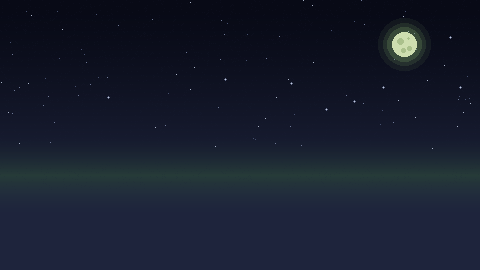
#> input picture game/assets/Menu/menu_sky.png, 480 x 270 px, found by its file name
$ python gen_cover.py
#> lines starting #> are read from the running program, lines starting #| are printed output that depends on the picture; pictures that were not available may be replaced by others from this repository, and a replacement may not be noted
#> in render, `c = Image.new("RGBA", (W, H))`: c: PIL image 315x250 RGBA; every value is 0
#!/usr/bin/env python3
"""
gen_cover.py — portada de itch.io y su versión al lienzo del juego.

Se compone a resolución base con los assets reales del juego (cielo y logo
del menú, skyline, obelisco, faroles, Lio, la horda y los virus) y se escala
x2 con nearest para mantener el pixel art nítido. La horda se pega ya a x2
(a x3 = 1.5 del tamaño real).

Uso:  python3 scripts/gen_cover.py   (desde la raíz del repo)
Sale: promo/cover_630x500.png    portada itch (base 315x250)
      promo/cover_960x540.png    lienzo del juego x2 (base 480x270)
      promo/cover_480x270.png    lienzo del juego 1:1 (reducción de la x2)
"""
import os
import random
from PIL import Image, ImageDraw, ImageFilter

A = "game/assets"
# layouts por formato (base). X = desplazamiento del bloque Lio/tacho.
LAYOUTS = {
    "itch": dict(W=315, H=250, ground=222, sky_y=20, moon=(258, 2),
                 obel=66, farols=(128, 290), X=0, horde_dx=0,
                 virus=[(30, 130), (112, 116), (284, 126), (258, 168), (168, 150)]),
    "game": dict(W=480, H=270, ground=242, sky_y=0, moon=None,   # el cielo ya trae la luna
                 obel=96, farols=(170, 452), X=100, horde_dx=40,
                 virus=[(40, 140), (150, 118), (420, 124), (370, 176),
                        (250, 150), (300, 96)]),
}

random.seed(7)


def load(p):
#> called with p = 'Menu/menu_sky.png'
    return Image.open(os.path.join(A, p)).convert("RGBA")
#> returned value is the input picture: PIL image 480x270 RGBA; mean R, G, B, A 22.9, 29.1, 45, 255
#> call 2 of load, with p = 'Menu/luna.png'
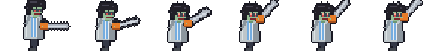
#> input picture game/assets/Jefe/jefe_carga_sheet.png, 432 x 51 px, given in place of luna.png, which was not available
#> in load, returned value is the input picture: PIL image 432x51 RGBA; mean R, G, B, A 31.7, 32.2, 33.5, 76.5


def paste(base, im, x, y, flip=False):
#> called with x = 258, y = 2, flip = False
    if flip:
        im = im.transpose(Image.FLIP_LEFT_RIGHT)
    base.alpha_composite(im, (int(x), int(y)))
#> call 3 of load, with p = 'City/city_far.png'
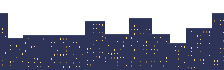
#> input picture game/assets/City/city_far.png, 224 x 70 px, found by its file name
#> in load, returned value is the input picture: PIL image 224x70 RGBA; mean R, G, B, A 29.6, 32.3, 51.2, 146.4


def glow(base, cx, cy, r, color, alpha):
    """halo suave (luz de farol / virus)."""
    g = Image.new("RGBA", base.size, (0, 0, 0, 0))
    ImageDraw.Draw(g).ellipse((cx - r, cy - r, cx + r, cy + r),
                              fill=color + (alpha,))
    base.alpha_composite(g.filter(ImageFilter.GaussianBlur(r / 2)))


def tile_row(base, im, y, offset=0):
#> called with y = 138, offset = 40
    x = -offset
#> x = -40
    while x < base.width:
        paste(base, im, x, y)
        x += im.width
#> this loop made 2 passes
#> x on passes 1 to 2: 184, 408
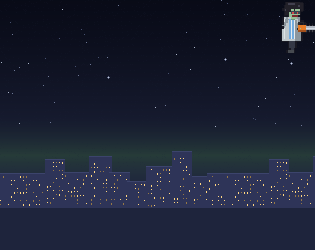
#> base: PIL image 315x250 RGBA; mean R, G, B, A 27.4, 33.2, 51.8, 255
#> after the loop, x = 408


def render(L):
    W, H, GROUND, X = L["W"], L["H"], L["ground"], L["X"]
    c = Image.new("RGBA", (W, H))
    # cielo del menú (sin la luna, que se pone a mano)
    c.alpha_composite(load("Menu/menu_sky.png").crop((0, L["sky_y"], W, L["sky_y"] + H)))
    if L["moon"]:
        paste(c, load("Menu/luna.png"), *L["moon"])

    # skyline: lejano, obelisco, cercano
    tile_row(c, load("City/city_far.png"), GROUND - 70 - 14, 40)
    obel = load("City/obelisco.png")
#> call 4 of load, with p = 'City/obelisco.png'
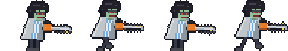
#> input picture game/assets/Jefe/jefe_embiste_sheet.png, 288 x 51 px, given in place of obelisco.png, which was not available
#> in load, returned value is the input picture: PIL image 288x51 RGBA; mean R, G, B, A 33.6, 34, 35.1, 84.3
    glow(c, L["obel"] + 9, GROUND - 70, 30, (132, 214, 92), 40)
    paste(c, obel, L["obel"], GROUND - obel.height)
    tile_row(c, load("City/city_near.png"), GROUND - 96 + 6, 100)
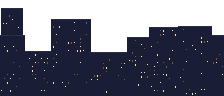
#> input picture game/assets/City/city_near.png, 224 x 96 px, found by its file name
#> in load, returned value is the input picture: PIL image 224x96 RGBA; mean R, G, B, A 19.2, 20.9, 36.8, 170.3
#> call 2 of tile_row, with y = 132, offset = 100
#> in tile_row (call 2), `x = -offset`: x = -100
#> the loop in tile_row (call 2), `while x < base.width:` made 2 passes
#> x on passes 1 to 2: 124, 348
#> after the loop in tile_row (call 2), `while x < base.width:`:
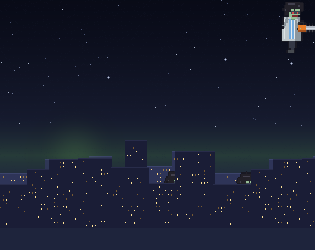
#> base: PIL image 315x250 RGBA; mean R, G, B, A 24, 28.9, 46.4, 255
#> after the loop in tile_row (call 2), `while x < base.width:`: x = 348

    # bruma tóxica a ras del piso
    fog = Image.new("RGBA", c.size, (0, 0, 0, 0))
    d = ImageDraw.Draw(fog)
    for i in range(40):
        a = int(70 * (1 - i / 40))
        d.line((0, GROUND - i, W, GROUND - i), fill=(90, 170, 80, a // 2))
    c.alpha_composite(fog)

    # faroles con luz ámbar
    farol = load("City/farol.png")
    for fx in L["farols"]:
        glow(c, fx + 10, GROUND - farol.height + 6, 22, (255, 206, 110), 70)
        paste(c, farol, fx, GROUND - farol.height)
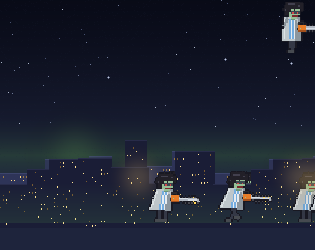
#> c: PIL image 315x250 RGBA; mean R, G, B, A 28.5, 33.8, 48.7, 255

    # vereda
    tile_row(c, load("City/sidewalk.png"), GROUND)
    ImageDraw.Draw(c).rectangle((0, GROUND + 16, W, H), fill=(12, 14, 22, 255))

    # virus flotando (rojos, con halo rojo)
    vir = [load(f"Virus/virus_{i}.png") for i in range(1, 7)]
    for i, (vx, vy) in enumerate(L["virus"]):
        glow(c, vx + 8, vy + 8, 9, (220, 70, 80), 55)
        paste(c, vir[i % 6], vx, vy)

    # obstáculo: tacho en la vereda
    tacho = load("City/tacho.png")
    paste(c, tacho, 214 + X, GROUND - tacho.height + 1)

    # Lio a tamaño real, en la cima del salto, avanzando a la derecha
    # Fall_1 es el cuadro más de perfil (piernas abiertas), ya mira a la derecha
    lio = load("Player/Player_Fall_1.png")
    lx, ly = 206 + X, GROUND - 34 - 30
    glow(c, lx + 16, ly + 20, 18, (150, 200, 255), 55)
    paste(c, lio, lx, ly)

    # logo
    logo = load("Menu/menu_logo.png")
    paste(c, logo, (W - logo.width) // 2, 12)

    # pasar a resolución final (x2) antes de la horda: así los zombies van
    # a x3 (= 1.5 del tamaño real, un poco más grandes que Lio) sin
    # escalar con factor fraccionario.
    S = 2
    c = c.resize((W * S, H * S), Image.NEAREST)
    gy = (GROUND + 1) * S

    # la horda: zombies del Nivel 1 atrás (más oscuros), la horda adelante
    back = ["Zombie_D/Zombie_D_Walk_3.png", "Zombie_N/Zombie_N_Walk_6.png",
            "Zombie_O/Zombie_O_Walk_2.png", "Zombie_F/Zombie_F_Walk_5.png",
            "Zombie_M/Zombie_M_Walk_4.png"]
    front = ["Zombie_Pol/Zombie_Pol_Walk_3.png", "Zombie_Med/Zombie_Med_Walk_1.png",
             "Zombie_Hin/Zombie_Hin_Walk_5.png", "Zombie_Rep/Zombie_Rep_Walk_2.png",
             "Zombie_Enf/Zombie_Enf_Walk_6.png", "Zombie_Inv/Zombie_Inv_Walk_4.png"]

    def big(path, shade=1.0):
        z = load(path)
        z = z.resize((z.width * 3, z.height * 3), Image.NEAREST)
        if shade < 1.0:
            r, g, b_, al = z.split()
            r, g, b_ = (ch.point(lambda v: int(v * shade)) for ch in (r, g, b_))
            z = Image.merge("RGBA", (r, g, b_, al))
        return z

    for i, path in enumerate(back):
        z = big(path, 0.72)
        paste(c, z, 24 + i * (68 + L["horde_dx"]), gy - z.height - 18)
    for i, path in enumerate(front):
        z = big(path)
        paste(c, z, -10 + i * (64 + L["horde_dx"]), gy - z.height + 2)

    # viñeta
    vig = Image.new("L", c.size, 0)
    ImageDraw.Draw(vig).ellipse((-120, -100, W * S + 120, H * S + 100), fill=255)
    vig = vig.filter(ImageFilter.GaussianBlur(60))
    dark = Image.new("RGBA", c.size, (6, 8, 16, 255))
    c = Image.composite(c, dark, vig)

    return c.convert("RGB")


def main():
    os.makedirs("promo", exist_ok=True)
    out = "promo/cover_630x500.png"
    render(LAYOUTS["itch"]).save(out)
    print("ok", out)

    g = render(LAYOUTS["game"])
    for out, im in (("promo/cover_960x540.png", g),
                    ("promo/cover_480x270.png", g.resize((480, 270), Image.NEAREST))):
        im.save(out)
        print("ok", out)


if __name__ == "__main__":
#> (the run stopped early here; a loop or call above may not have finished)
